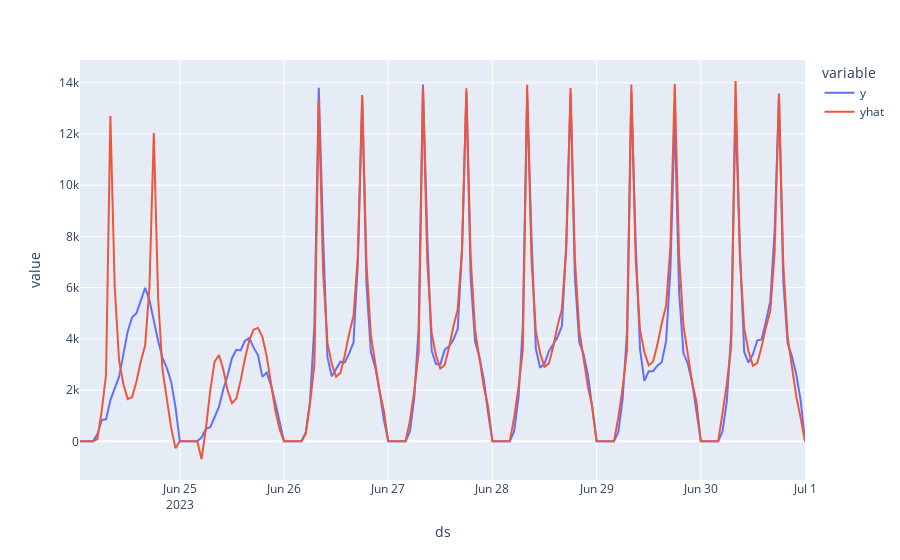

Notebook source saved alongside this figure:
### Code cell
comparaison = prediction.merge(data_test, on='ds')
fig = px.line(comparaison, x="ds", y=["y", 'yhat'])

fig.show()

### Figure 1 — Plotly figure (JSON) as saved in the notebook; plotly's stock layout.template omitted (floating-point values rounded to 4 significant figures; data arrays with more than 128 entries replaced by an {"elided": "..."} marker saying what was removed)
{"data": [{"hovertemplate": "variable=y<br>ds=%{x}<br>value=%{y}<extra></extra>", "legendgroup": "y", "line": {"color": "#636efa", "dash": "solid"}, "marker": {"symbol": "circle"}, "mode": "lines", "name": "y", "orientation": "v", "showlegend": true, "type": "scatter", "x": {"elided": "168 str values"}, "xaxis": "x", "y": {"elided": "168 int values"}, "yaxis": "y"}, {"hovertemplate": "variable=yhat<br>ds=%{x}<br>value=%{y}<extra></extra>", "legendgroup": "yhat", "line": {"color": "#EF553B", "dash": "solid"}, "marker": {"symbol": "circle"}, "mode": "lines", "name": "yhat", "orientation": "v", "showlegend": true, "type": "scatter", "x": {"elided": "168 str values"}, "xaxis": "x", "y": {"elided": "168 float values"}, "yaxis": "y"}], "layout": {"legend": {"title": {"text": "variable"}, "tracegroupgap": 0}, "margin": {"t": 60}, "xaxis": {"anchor": "y", "domain": [0, 1], "title": {"text": "ds"}}, "yaxis": {"anchor": "x", "domain": [0, 1], "title": {"text": "value"}}}}
